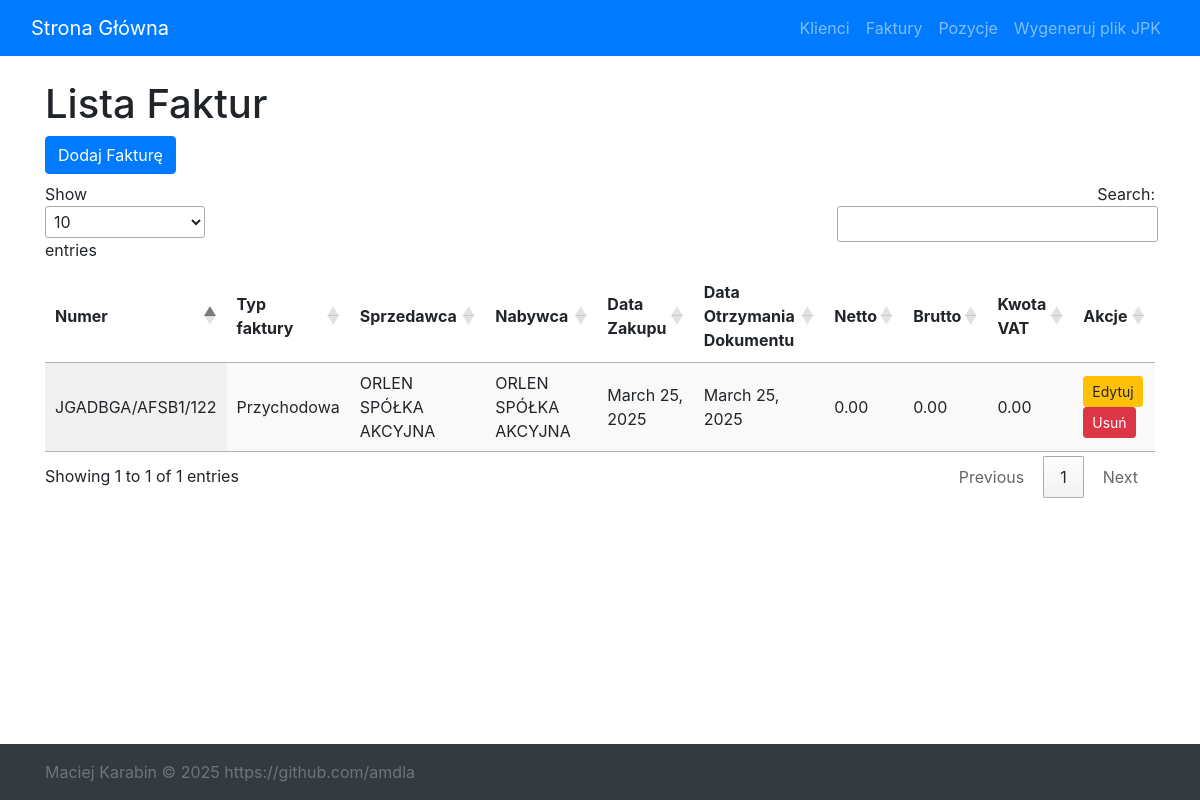
The app's page /faktury/, older data.
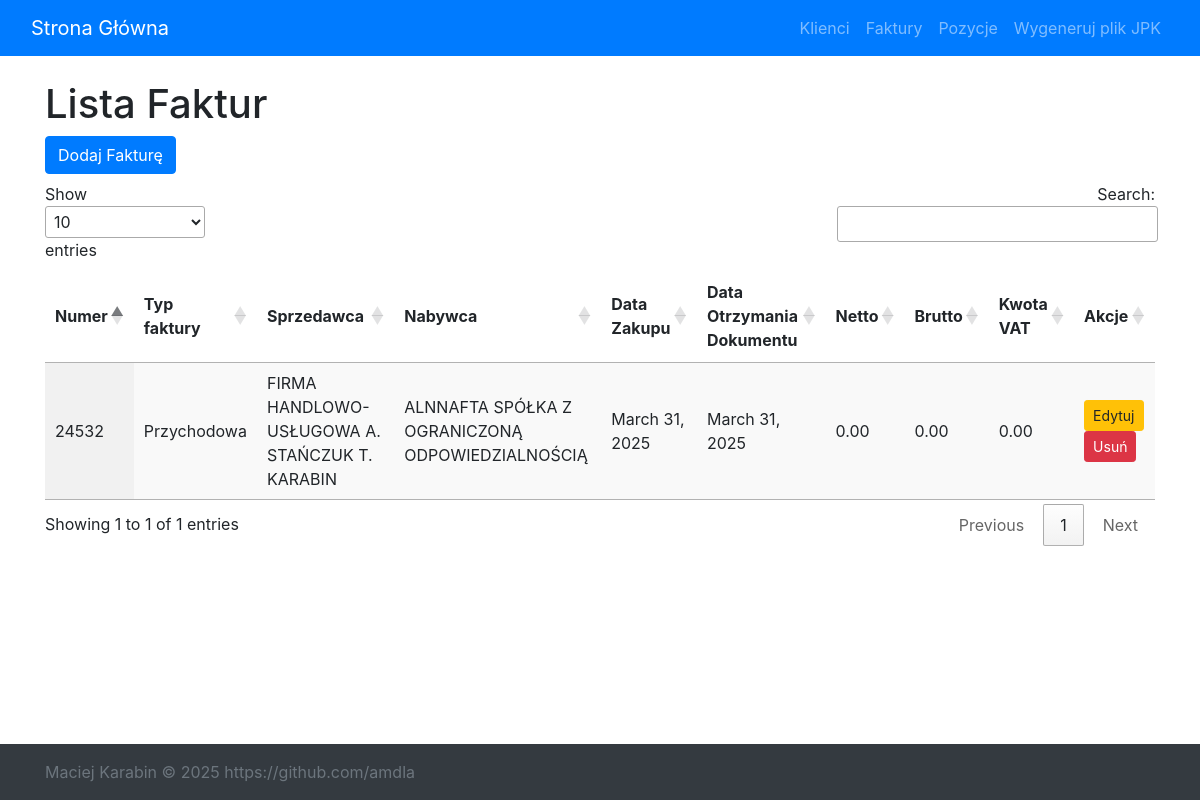
The same page, newer data.
### app/models.py (models this page shows, shortened)
class Faktura(models.Model):
    faktura_id = models.AutoField(primary_key=True)
    faktura_numer = models.CharField(max_length=255, unique=True)
    sprzedawca = models.ForeignKey(Klient, on_delete=models.CASCADE, related_name='sprzedawca')
    nabywca = models.ForeignKey(Klient, on_delete=models.CASCADE, related_name='nabywca')
    data_zakupu = models.DateField()
    data_otrzymania_dokumentu = models.DateField()
    netto = models.DecimalField(max_digits=10, decimal_places=2, default=0)
    brutto = models.DecimalField(max_digits=10, decimal_places=2, default=0)
    kwota_vat = models.DecimalField(max_digits=10, decimal_places=2, default=0)
    czy_kosztowa = models.BooleanField(default=False)

class Klient(models.Model):
    klient_id = models.AutoField(primary_key=True)
    klient_nazwa = models.CharField(max_length=255)
    klient_nip = models.CharField(max_length=10, unique=True)
    status_vat = models.CharField(max_length=50, default="Czynny")
    klient_regon = models.CharField(max_length=14, blank=True, null=True)
    klient_krs = models.CharField(max_length=10, blank=True, null=True)
    klient_adres = models.CharField(max_length=255, blank=True, null=True)
    data_rejestracji = models.DateField(blank=True, null=True)

### app/views.py (the view)
# urls.py: path('faktury/', views.faktura_list, name='faktura_list'),
def faktura_list(request):
    faktury = Faktura.objects.all()
    return render(request, 'faktura/faktura_list.html', {'faktury': faktury})

### app/templates/faktura/faktura_list.html (shortened to what this page needs)
{% extends 'base.html' %}
{% load static %}
{% block content %}
    <h1>Lista Faktur</h1>
    <div class="mb-2">
        <a href="{% url 'faktura_create' %}" class="btn btn-primary">Dodaj Fakturę</a>
    </div>
    <table id="fakturaTable" class="display">
        <thead>
        <tr>
            <th>Numer</th>
            <th>Typ faktury</th>
            <th>Sprzedawca</th>
            <th>Nabywca</th>
            <th>Data Zakupu</th>
            <th>Data Otrzymania Dokumentu</th>
            <th>Netto</th>
            <th>Brutto</th>
            <th>Kwota VAT</th>
            <th>Akcje</th>
        </tr>
        </thead>
        <tbody>
        {% for faktura in faktury %}
            <tr>
                <td>{{ faktura.faktura_numer }}</td>
                <td>
                    {% if faktura.czy_kosztowa %}
                        Kosztowa
                    {% else %}
                        Przychodowa
                    {% endif %}
                </td>
                <td>{{ faktura.sprzedawca.klient_nazwa }}</td>
                <td>{{ faktura.nabywca.klient_nazwa }}</td>
                <td>{{ faktura.data_zakupu }}</td>
                <td>{{ faktura.data_otrzymania_dokumentu }}</td>
                <td>{{ faktura.netto }}</td>
                <td>{{ faktura.brutto }}</td>
                <td>{{ faktura.kwota_vat }}</td>
                <td>
                    <a href="{% url 'faktura_update' faktura.pk %}" class="btn btn-sm btn-warning">Edytuj</a>
                    <a href="{% url 'faktura_delete' faktura.pk %}" class="btn btn-sm btn-danger">Usuń</a>
                </td>
            </tr>
        {% endfor %}
        </tbody>
    </table>
{% endblock %}

Row changes from the older to the newer data that the page shows:
removed Faktura: faktura_numer "JGADBGA/AFSB1/122", czy_kosztowa "Przychodowa", sprzedawca.klient_nazwa "ORLEN SPÓŁKA AKCYJNA", nabywca.klient_nazwa "ORLEN SPÓŁKA AKCYJNA", data_zakupu "March 25, 2025", data_otrzymania_dokumentu "March 25, 2025", netto "0.00", brutto "0.00", kwota_vat "0.00"
added Faktura: faktura_numer "24532", czy_kosztowa "Przychodowa", sprzedawca.klient_nazwa "FIRMA HANDLOWO-USŁUGOWA A. STAŃCZUK T. KARABIN", nabywca.klient_nazwa "ALNNAFTA SPÓŁKA Z OGRANICZONĄ ODPOWIEDZIALNOŚCIĄ", data_zakupu "March 31, 2025", data_otrzymania_dokumentu "March 31, 2025", netto "0.00", brutto "0.00", kwota_vat "0.00"
